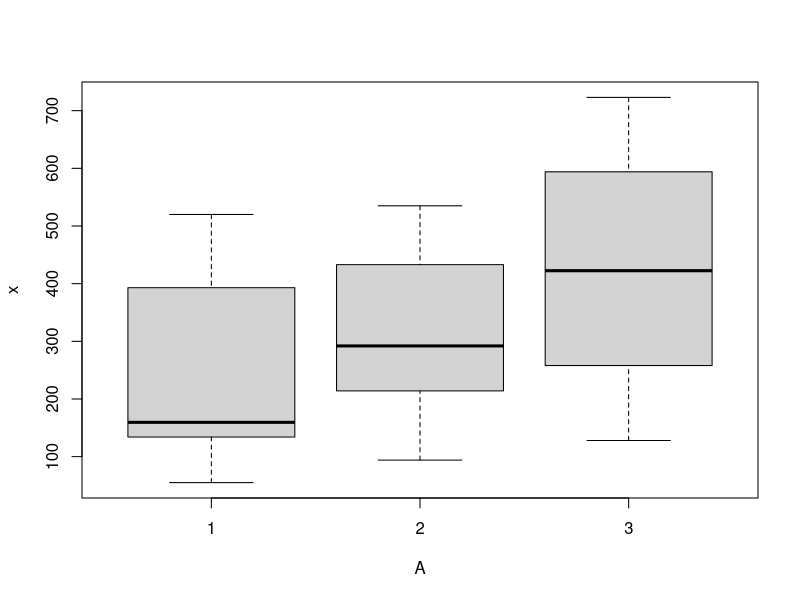

Source code (R):
solvent <- data.frame(
  x = c(
    148, 76, 393, 520, 236, 134, 55, 166, 415, 153, 513,
    264, 433, 94, 535, 327, 214, 135, 280,
    304, 335, 643, 216, 536, 128, 723, 258, 380, 594, 465
  ),
  A = factor(rep(1:3, c(10, 10, 10)))
)
attach(solvent)
lamp_aov <- aov(x ~ A, data = solvent)
print(summary(lamp_aov))
print(pairwise.t.test(x, A))
plot(x~A)